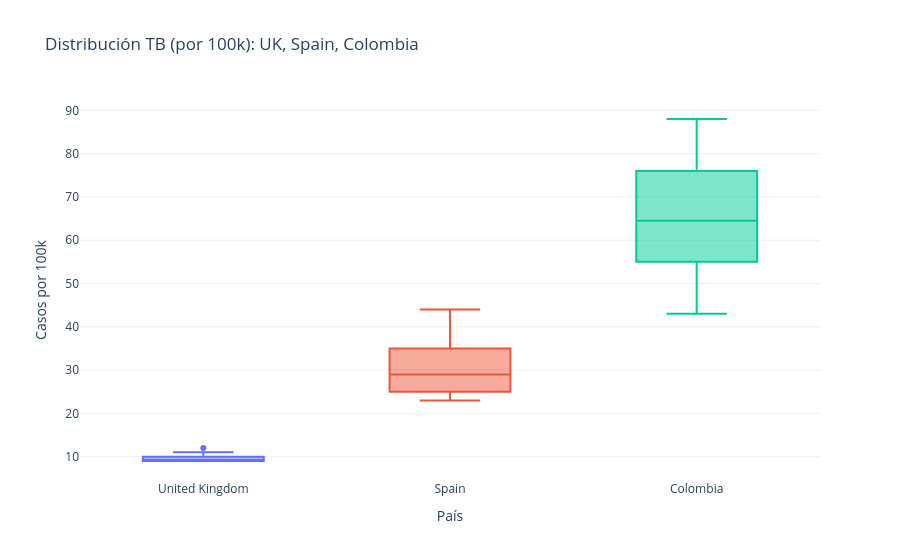

The code cell stored with this chart in its notebook:
### Code cell
box_df = existing[["United Kingdom", "Spain", "Colombia"]].reset_index().melt(
    id_vars=existing.index.name if existing.index.name else "index",
    var_name="País",
    value_name="Casos por 100k"
)

fig = px.box(
    box_df,
    x="País",
    y="Casos por 100k",
    color="País",
    # points="all",
    title="Distribución TB (por 100k): UK, Spain, Colombia"
)

fig.update_layout(template="plotly_white", showlegend=False)
fig.show()

### Figure 1 — Plotly figure (JSON) as saved in the notebook; plotly's stock layout.template omitted (floating-point values rounded to 4 significant figures)
{"data": [{"alignmentgroup": "True", "hovertemplate": "País=%{x}<br>Casos por 100k=%{y}<extra></extra>", "legendgroup": "United Kingdom", "marker": {"color": "#636efa"}, "name": "United Kingdom", "notched": false, "offsetgroup": "United Kingdom", "orientation": "v", "showlegend": true, "type": "box", "x": ["United Kingdom", "United Kingdom", "United Kingdom", "United Kingdom", "United Kingdom", "United Kingdom", "United Kingdom", "United Kingdom", "United Kingdom", "United Kingdom", "United Kingdom", "United Kingdom", "United Kingdom", "United Kingdom", "United Kingdom", "United Kingdom", "United Kingdom", "United Kingdom"], "x0": " ", "xaxis": "x", "y": [9, 9, 10, 10, 9, 9, 9, 9, 9, 9, 9, 9, 9, 10, 10, 11, 11, 12], "y0": " ", "yaxis": "y"}, {"alignmentgroup": "True", "hovertemplate": "País=%{x}<br>Casos por 100k=%{y}<extra></extra>", "legendgroup": "Spain", "marker": {"color": "#EF553B"}, "name": "Spain", "notched": false, "offsetgroup": "Spain", "orientation": "v", "showlegend": true, "type": "box", "x": ["Spain", "Spain", "Spain", "Spain", "Spain", "Spain", "Spain", "Spain", "Spain", "Spain", "Spain", "Spain", "Spain", "Spain", "Spain", "Spain", "Spain", "Spain"], "x0": " ", "xaxis": "x", "y": [44, 42, 40, 37, 35, 34, 33, 30, 30, 28, 27, 26, 26, 25, 24, 24, 24, 23], "y0": " ", "yaxis": "y"}, {"alignmentgroup": "True", "hovertemplate": "País=%{x}<br>Casos por 100k=%{y}<extra></extra>", "legendgroup": "Colombia", "marker": {"color": "#00cc96"}, "name": "Colombia", "notched": false, "offsetgroup": "Colombia", "orientation": "v", "showlegend": true, "type": "box", "x": ["Colombia", "Colombia", "Colombia", "Colombia", "Colombia", "Colombia", "Colombia", "Colombia", "Colombia", "Colombia", "Colombia", "Colombia", "Colombia", "Colombia", "Colombia", "Colombia", "Colombia", "Colombia"], "x0": " ", "xaxis": "x", "y": [88, 85, 82, 79, 76, 73, 71, 69, 67, 61, 51, 62, 60, 58, 55, 53, 44, 43], "y0": " ", "yaxis": "y"}], "layout": {"boxmode": "overlay", "legend": {"title": {"text": "País"}, "tracegroupgap": 0}, "showlegend": false, "title": {"text": "Distribución TB (por 100k): UK, Spain, Colombia"}, "xaxis": {"anchor": "y", "categoryarray": ["United Kingdom", "Spain", "Colombia"], "categoryorder": "array", "domain": [0, 1], "title": {"text": "País"}}, "yaxis": {"anchor": "x", "domain": [0, 1], "title": {"text": "Casos por 100k"}}}}
